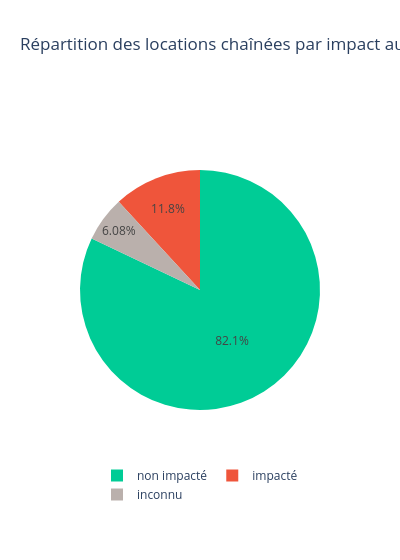

Here is the notebook cell this chart was saved with:
### Code cell
checkin_impacted_counts = chained['checkin_impacted'].value_counts(dropna=False).rename_axis('checkin_impacted').reset_index(name='count')
checkin_impacted_counts['checkin_impacted'] = checkin_impacted_counts['checkin_impacted'].astype('object').map({True: 'impacté', False: 'non impacté'}).fillna('inconnu')

impacted_colors = {'impacté': '#EF553B', 'non impacté': '#00CC96', 'inconnu': '#BAB0AC'}
fig = px.pie(
    checkin_impacted_counts, names='checkin_impacted', values='count', color='checkin_impacted',
    color_discrete_map=impacted_colors, title='Répartition des locations chaînées par impact au checkin', width=400
)
fig.update_layout(legend=dict(orientation='h', yanchor='top', y=0.05, xanchor='center', x=0.5))
fig.show()

### Figure 1 — Plotly figure (JSON) as saved in the notebook; plotly's stock layout.template omitted (floating-point values rounded to 4 significant figures)
{"data": [{"customdata": [["non impacté"], ["impacté"], ["inconnu"]], "domain": {"x": [0, 1], "y": [0, 1]}, "hovertemplate": "checkin_impacted=%{customdata[0]}<br>count=%{value}<extra></extra>", "labels": ["non impacté", "impacté", "inconnu"], "legendgroup": "", "marker": {"colors": ["#00CC96", "#EF553B", "#BAB0AC"]}, "name": "", "showlegend": true, "type": "pie", "values": [1511, 218, 112]}], "layout": {"legend": {"orientation": "h", "tracegroupgap": 0, "x": 0.5, "xanchor": "center", "y": 0.05, "yanchor": "top"}, "title": {"text": "Répartition des locations chaînées par impact au checkin"}, "width": 400}}
